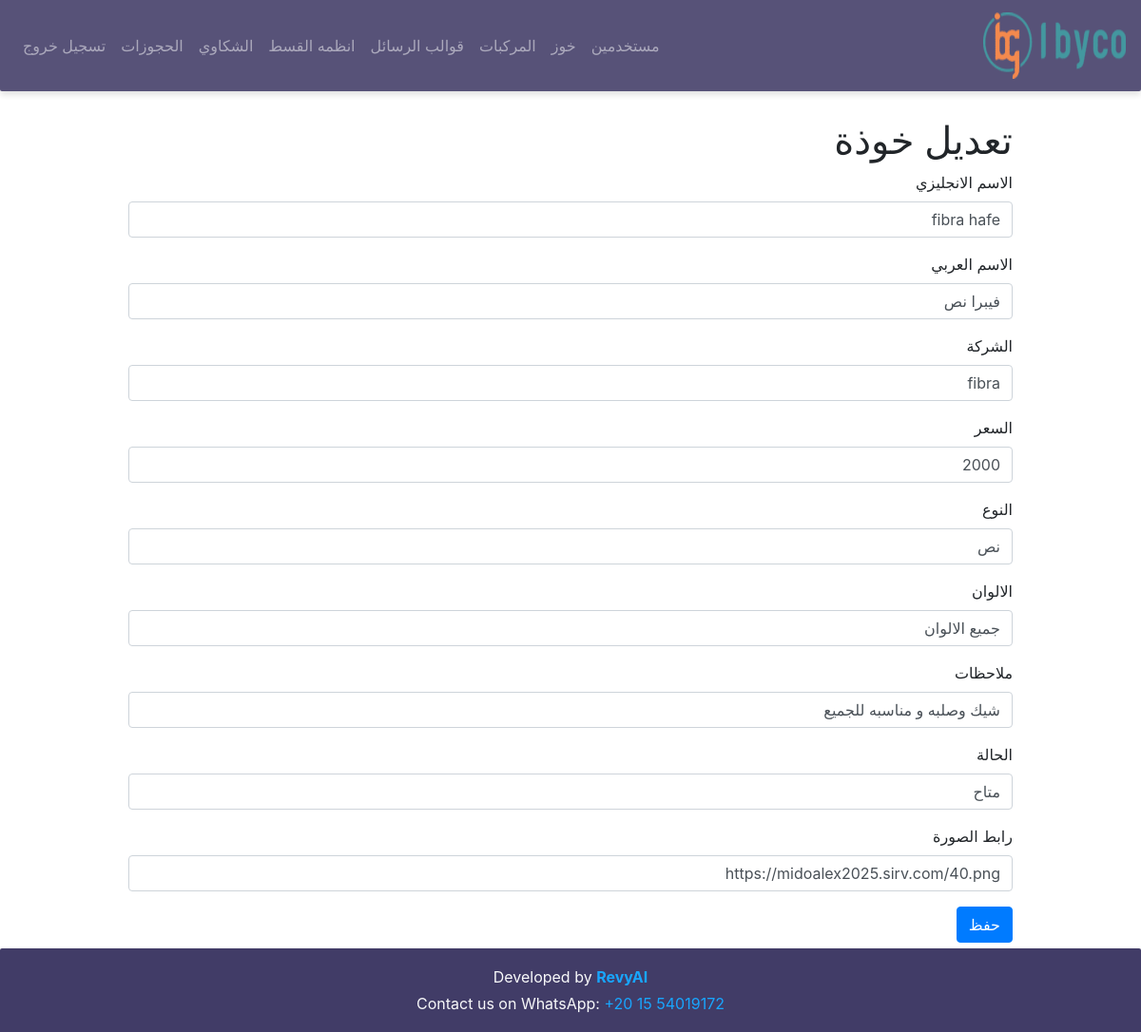
The app's page /helmets/edit/1 (signed in) with its own data.
### models/models.py (models this page shows)
class Helmets(db.Model):
    __tablename__ = "helmets"
    id = db.Column(db.Integer, primary_key=True)
    english_name = db.Column(db.String(40))
    arabic_name = db.Column(db.String(40))
    company = db.Column(db.String(40))
    price = db.Column(db.Integer)
    helmet_type = db.Column(db.String(40))
    colors = db.Column(db.String(100))
    notes = db.Column(db.String(100))
    is_available = db.Column(db.Boolean, default=True)
    status = db.Column(db.String(40)) # (new or used)
    img_url = db.Column(db.String(200))

### app.py (the view, shortened to what this page needs)
@app.route('/helmets/edit/<int:helmet_id>', methods=['GET','POST'])
@login_required
def edit_helmet(helmet_id):
    helmet = HelmetServices.get_helmet_by_id(helmet_id)
    if not helmet:
        flash("الخوذة غير موجودة", "danger")
        return redirect(url_for("helmets"))
    return render_template("edit_helmet.html", helmet=helmet)

### app.py (called while the page is built)
@login_manager.user_loader
def load_user(user_id):
    return Users.query.get(int(user_id))

### dashboard_services/helmet_services.py (called while the page is built)
    @staticmethod
    def get_helmet_by_id(helmet_id):
        return Helmets.query.get(helmet_id)

### templates/edit_helmet.html
{% extends 'base.html' %}
{% block content %}
<h1 class="mt-4">تعديل خوذة</h1>
<form method="POST">
<div class="form-group">
<label>الاسم الانجليزي</label>
<input type="text" name="english_name"
value="{{ helmet.english_name }}"
class="form-control">
</div>
<div class="form-group">
<label>الاسم العربي</label>
<input type="text" name="arabic_name"
value="{{ helmet.arabic_name }}"
class="form-control">
</div>
<div class="form-group">
<label>الشركة</label>
<input type="text" name="company"
value="{{ helmet.company }}"
class="form-control">
</div>
<div class="form-group">
<label>السعر</label>
<input type="number" name="price"
value="{{ helmet.price }}"
class="form-control">
</div>
<div class="form-group">
<label>النوع</label>
<input type="text" name="helmet_type"
value="{{ helmet.helmet_type }}"
class="form-control">
</div>
<div class="form-group">
<label>الالوان</label>
<input type="text" name="colors"
value="{{ helmet.colors }}"
class="form-control">
</div>
<div class="form-group">
<label>ملاحظات</label>
<input type="text" name="notes"
value="{{ helmet.notes }}"
class="form-control">
</div>
<div class="form-group">
<label>الحالة</label>
<input type="text" name="status"
value="{{ helmet.status }}"
class="form-control">
</div>
<div class="form-group">
<label>رابط الصورة</label>
<input type="text" name="img_url"
value="{{ helmet.img_url }}"
class="form-control">
</div>
<button type="submit" class="btn btn-primary">
حفظ
</button>
</form>
{% endblock %}

### templates/base.html (style rules this page uses)
html, body { height: 100%; margin: 0; display: flex; flex-direction: column; }

### records on screen
Helmets: english_name "fibra hafe", arabic_name "فيبرا نص", company "fibra", price "2000", helmet_type "نص", colors "جميع الالوان", notes "شيك وصلبه و مناسبه للجميع", status "متاح", img_url "https://midoalex2025.sirv.com/40.png"
